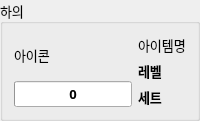
          <widget class="QGroupBox" name="groupBottom">
           <property name="maximumSize">
            <size>
             <width>350</width>
             <height>150</height>
            </size>
           </property>
           <property name="font">
            <font>
             <family>나눔스퀘어 네오 Regular</family>
             <pointsize>10</pointsize>
             <bold>false</bold>
            </font>
           </property>
           <property name="title">
            <string>하의</string>
           </property>
           <layout class="QHBoxLayout" name="horizontalLayout_7">
            <item>
             <layout class="QVBoxLayout" name="verticalLayout_12">
              <item>
               <widget class="QLabel" name="lbIconBottom">
                <property name="text">
                 <string>아이콘</string>
                </property>
               </widget>
              </item>
              <item>
               <widget class="QProgressBar" name="barQualBottom">
                <property name="font">
                 <font>
                  <family>나눔스퀘어 네오 Bold</family>
                  <pointsize>10</pointsize>
                  <bold>true</bold>
                 </font>
                </property>
                <property name="value">
                 <number>0</number>
                </property>
                <property name="alignment">
                 <set>Qt::AlignCenter</set>
                </property>
                <property name="textVisible">
                 <bool>true</bool>
                </property>
                <property name="format">
                 <string>%p</string>
                </property>
               </widget>
              </item>
             </layout>
            </item>
            <item>
             <layout class="QVBoxLayout" name="verticalLayout_13">
              <item>
               <widget class="QLabel" name="lbNameBottom">
                <property name="text">
                 <string>아이템명</string>
                </property>
               </widget>
              </item>
              <item>
               <widget class="QLabel" name="lbLevelBottom">
                <property name="font">
                 <font>
                  <family>나눔스퀘어 네오 Bold</family>
                  <pointsize>10</pointsize>
                  <bold>true</bold>
                 </font>
                </property>
                <property name="text">
                 <string>레벨</string>
                </property>
               </widget>
              </item>
              <item>
               <widget class="QLabel" name="lbSetBottom">
                <property name="font">
                 <font>
                  <family>나눔스퀘어 네오 Bold</family>
                  <pointsize>10</pointsize>
                  <bold>true</bold>
                 </font>
                </property>
                <property name="text">
                 <string>세트</string>
                </property>
               </widget>
              </item>
             </layout>
            </item>
           </layout>
          </widget>
